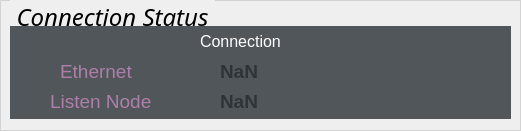
    <widget class="QGroupBox" name="Connection_Status_groupBox">
     <property name="geometry">
      <rect>
       <x>20</x>
       <y>10</y>
       <width>521</width>
       <height>131</height>
      </rect>
     </property>
     <property name="font">
      <font>
       <family>Ubuntu Condensed</family>
       <pointsize>18</pointsize>
       <weight>50</weight>
       <italic>true</italic>
       <bold>false</bold>
       <underline>false</underline>
       <strikeout>false</strikeout>
       <kerning>true</kerning>
      </font>
     </property>
     <property name="styleSheet">
      <string notr="true">        QGroupBox {
            border-color: rgb(50, 50, 50);
            border: 2px solid lightgray;
            border-width: 0.5px;
            border-style: solid;
            margin-top: 1ex; /* leave space at the top for the title */
        }
        QGroupBox::title {
            subcontrol-origin: margin;
            subcontrol-position: top left;
            left: 10px;
            margin-left: 0px;
            padding: 0  3px;
        }</string>
     </property>
     <property name="title">
      <string>Connection Status</string>
     </property>
     <property name="flat">
      <bool>false</bool>
     </property>
     <widget class="QWidget" name="widget_ROSClient" native="true">
      <property name="geometry">
       <rect>
        <x>10</x>
        <y>26</y>
        <width>501</width>
        <height>93</height>
       </rect>
      </property>
      <property name="styleSheet">
       <string notr="true">background-color: rgb(81, 86, 90);</string>
      </property>
      <widget class="QLabel" name="SvrClient_label">
       <property name="geometry">
        <rect>
         <x>50</x>
         <y>30</y>
         <width>121</width>
         <height>31</height>
        </rect>
       </property>
       <property name="font">
        <font>
         <pointsize>8</pointsize>
        </font>
       </property>
       <property name="styleSheet">
        <string notr="true">co</string>
       </property>
       <property name="text">
        <string>&lt;html&gt;&lt;head/&gt;&lt;body&gt;&lt;p&gt;&lt;span style=&quot; font-size:14pt; color:#ad7fa8;&quot;&gt;Ethernet&lt;/span&gt;&lt;/p&gt;&lt;/body&gt;&lt;/html&gt;</string>
       </property>
      </widget>
      <widget class="QLabel" name="svrclient_status_label">
       <property name="geometry">
        <rect>
         <x>210</x>
         <y>30</y>
         <width>61</width>
         <height>31</height>
        </rect>
       </property>
       <property name="font">
        <font>
         <pointsize>8</pointsize>
        </font>
       </property>
       <property name="styleSheet">
        <string notr="true">co</string>
       </property>
       <property name="text">
        <string>&lt;html&gt;&lt;head/&gt;&lt;body&gt;&lt;p&gt;&lt;span style=&quot; font-size:14pt; font-weight:600; color:#2e3436;&quot;&gt;NaN&lt;/span&gt;&lt;/p&gt;&lt;/body&gt;&lt;/html&gt;</string>
       </property>
      </widget>
      <widget class="QLabel" name="SctClient_label">
       <property name="geometry">
        <rect>
         <x>40</x>
         <y>60</y>
         <width>121</width>
         <height>31</height>
        </rect>
       </property>
       <property name="font">
        <font>
         <pointsize>8</pointsize>
        </font>
       </property>
       <property name="styleSheet">
        <string notr="true">co</string>
       </property>
       <property name="text">
        <string>&lt;html&gt;&lt;head/&gt;&lt;body&gt;&lt;p&gt;&lt;span style=&quot; font-size:14pt; color:#ad7fa8;&quot;&gt;Listen Node&lt;/span&gt;&lt;/p&gt;&lt;/body&gt;&lt;/html&gt;</string>
       </property>
      </widget>
      <widget class="QLabel" name="sctclient_status_label">
       <property name="geometry">
        <rect>
         <x>210</x>
         <y>60</y>
         <width>61</width>
         <height>31</height>
        </rect>
       </property>
       <property name="font">
        <font>
         <pointsize>8</pointsize>
        </font>
       </property>
       <property name="styleSheet">
        <string notr="true">co</string>
       </property>
       <property name="text">
        <string>&lt;html&gt;&lt;head/&gt;&lt;body&gt;&lt;p&gt;&lt;span style=&quot; font-size:14pt; font-weight:600; color:#2e3436;&quot;&gt;NaN&lt;/span&gt;&lt;/p&gt;&lt;/body&gt;&lt;/html&gt;</string>
       </property>
      </widget>
      <widget class="QLabel" name="Connect_to_TM_Server_label">
       <property name="geometry">
        <rect>
         <x>190</x>
         <y>0</y>
         <width>131</width>
         <height>31</height>
        </rect>
       </property>
       <property name="font">
        <font>
         <pointsize>8</pointsize>
        </font>
       </property>
       <property name="styleSheet">
        <string notr="true">co</string>
       </property>
       <property name="text">
        <string>&lt;html&gt;&lt;head/&gt;&lt;body&gt;&lt;p&gt;&lt;span style=&quot; font-size:12pt; color:#ffffff;&quot;&gt;Connection&lt;/span&gt;&lt;/p&gt;&lt;/body&gt;&lt;/html&gt;</string>
       </property>
      </widget>
     </widget>
    </widget>
